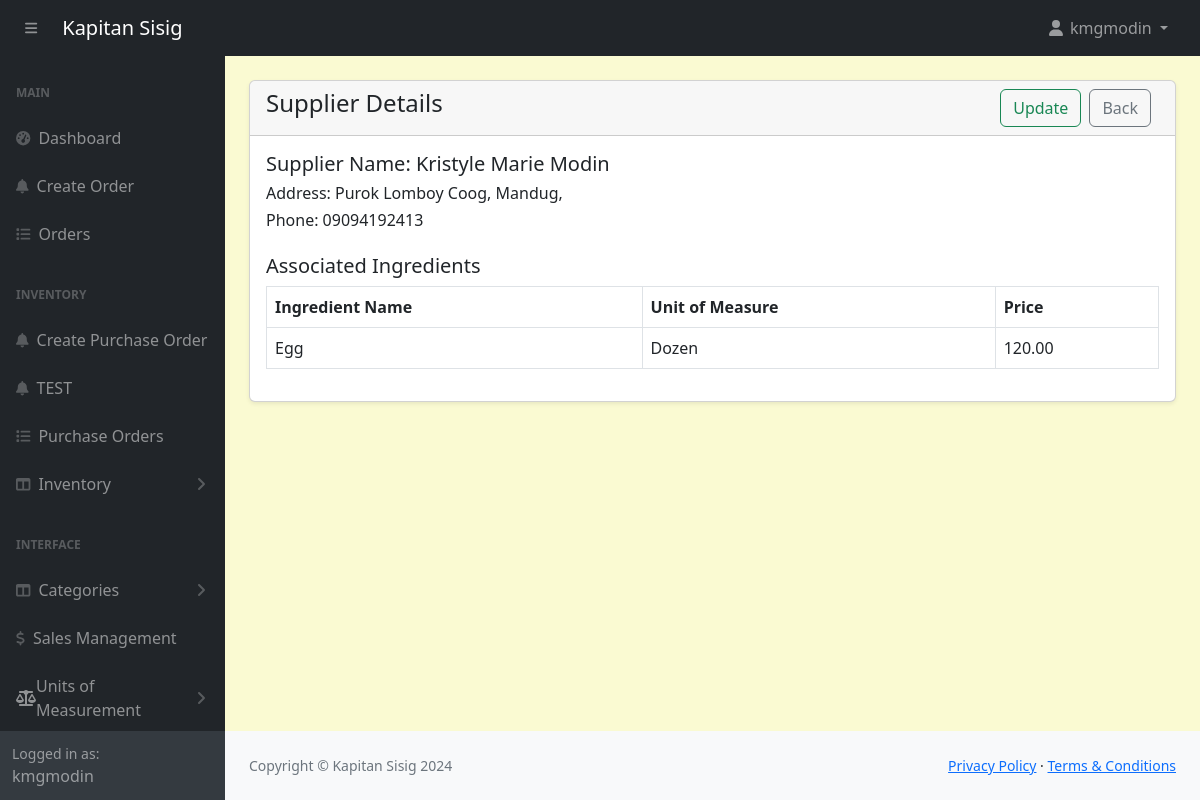
Page /POS-System-KapitanSisig/admin/suppliers-ingredient-view.php?id=1 (signed in) on the committed database.
### tables this page shows
CREATE TABLE `suppliers` (
  `id` int(11) NOT NULL,
  `firstname` varchar(191) NOT NULL,
  `lastname` varchar(191) NOT NULL,
  `phonenumber` varchar(191) NOT NULL,
  `address` varchar(191) NOT NULL
);

CREATE TABLE `supplier_ingredients` (
  `id` int(11) NOT NULL,
  `supplier_id` int(11) NOT NULL,
  `ingredient_id` int(11) NOT NULL,
  `price` decimal(10,2) NOT NULL,
  `unit_id` int(11) NOT NULL
);

CREATE TABLE `ingredients` (
  `id` int(11) NOT NULL,
  `name` varchar(191) NOT NULL,
  `unit_id` int(11) NOT NULL,
  `category` varchar(191) NOT NULL,
  `price` decimal(10,2) NOT NULL,
  `quantity` decimal(10,2) NOT NULL
);

CREATE TABLE `units_of_measure` (
  `id` int(11) NOT NULL,
  `category_id` int(11) DEFAULT NULL,
  `uom_name` varchar(255) DEFAULT NULL,
  `type` enum('reference','bigger','smaller') DEFAULT NULL,
  `ratio` decimal(10,5) DEFAULT NULL,
  `active` tinyint(1) DEFAULT 1,
  `rounding_precision` decimal(10,5) DEFAULT NULL
);

### POS-System-KapitanSisig/admin/suppliers-ingredient-view.php (the view)
<?php
include('includes/header.php');
if (isset($_GET['id'])) {
    $supplierId = intval($_GET['id']);
    $supplierQuery = "SELECT * FROM suppliers WHERE id = $supplierId";
    $supplierResult = mysqli_query($conn, $supplierQuery);
    $supplier = mysqli_fetch_assoc($supplierResult);
    $ingredientsQuery = "
        SELECT ingredients.name AS ingredient_name,
            uom.uom_name AS unit_name,
            supplier_ingredients.price
        FROM supplier_ingredients
        JOIN ingredients ON supplier_ingredients.ingredient_id = ingredients.id
        LEFT JOIN units_of_measure uom ON supplier_ingredients.unit_id = uom.id
        WHERE supplier_ingredients.supplier_id = $supplierId
    ";
    $ingredientsResult = mysqli_query($conn, $ingredientsQuery);
    $hasIngredients = mysqli_num_rows($ingredientsResult) > 0;
    $hasIngredients = mysqli_num_rows($ingredientsResult) > 0;
} else {
    header('Location: suppliers.php');
    exit;
}
?>
<div class="container-fluid px-4">
    <div class="card mt-4 shadow-sm">
        <div class="card-header">
            <h4 class="mb-0">Supplier Details
                <a href="suppliers.php" class="btn btn-outline-secondary float-end me-2">Back</a>
                <a href="suppliers-ingredient-update.php?id=<?= urlencode($supplierId); ?>" class="btn btn-outline-success float-end me-2 <?= !$hasIngredients ? 'disabled' : ''; ?>">Update</a>
            </h4>
        </div>
        <div class="card-body">
            <?php if ($supplier): ?>
                <h5>Supplier Name: <?= htmlspecialchars($supplier['firstname'] . ' ' . $supplier['lastname']) ?></h5>
                <h6>Address: <?= htmlspecialchars($supplier['address']) ?></h6>
                <h6>Phone: <?= htmlspecialchars($supplier['phonenumber']) ?></h6>
                <h5 class="mt-4">Associated Ingredients</h5>
                <table class="table table-bordered">
                    <thead>
                        <tr>
                            <th>Ingredient Name</th>
                            <th>Unit of Measure</th>
                            <th>Price</th>
                        </tr>
                    </thead>
                    <tbody>
                        <?php if ($hasIngredients): ?>
                            <?php while ($ingredient = mysqli_fetch_assoc($ingredientsResult)): ?>
                                <tr>
                                    <td><?= htmlspecialchars($ingredient['ingredient_name']) ?></td>
                                    <td><?= htmlspecialchars($ingredient['unit_name']) ?></td>
                                    <td><?= htmlspecialchars(number_format($ingredient['price'], 2)) ?></td>
                                </tr>
                            <?php endwhile; ?>
                        <?php else: ?>
                            <tr>
                                <td colspan="3" class="text-center">No ingredients found for this supplier.</td>
                            </tr>
                        <?php endif; ?>
                    </tbody>
                </table>
            <?php else: ?>
                <h6 class="text-danger">Supplier not found.</h6>
            <?php endif; ?>
        </div>
    </div>
</div>
<?php include('includes/footer.php'); ?>

### POS-System-KapitanSisig/admin/assets/css/custom.css (style rules this page uses)
body { margin: 0; font-family: system-ui, -apple-system, "Segoe UI", Roboto, "Helvetica Neue", "Noto Sans", "Liberation Sans", Arial, sans-serif; font-size: 1rem; font-weight: 400; line-height: 1.5; color: #212529; text-align: left; background-color: #FAFAD2; -webkit-text-size-adjust: 100%; -webkit-tap-highlight-color: rgba(0, 0, 0, 0); }

### rows in the picture
suppliers: firstname+lastname "Kristyle Marie Modin", address "Purok Lomboy Coog, Mandug,", phonenumber "09094192413"
supplier_ingredients: ingredient.name "Egg", units_of_measure.uom_name "Dozen", price "120.00"

### other values in the picture
$_SESSION['loggedInUser']['username'] "kmgmodin"
